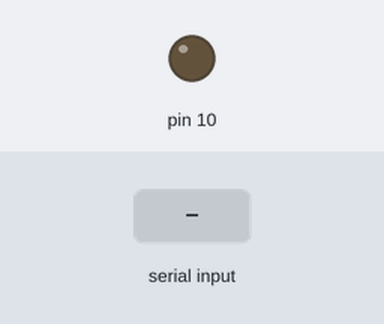
Bench run of a sketch on a simulated Arduino Uno, built with avr-gcc and run on an emulated ATmega328P. Parts: output pins drawn as LEDs (lit = HIGH). Inputs (shaded band) come from the test bench.

Above: at 1.2 s.
1.3 s: "white\n" received over Serial
At 2.2 s:
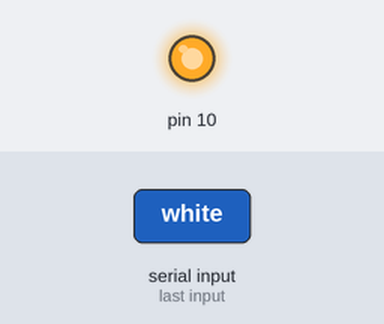
Timing chart, 0 to 4.3 s (numbered marks = the images above; inputs shaded):
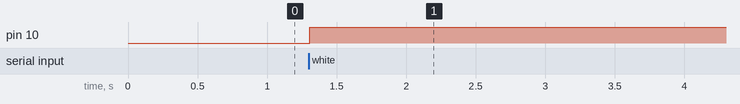

The sketch:

main.ino
```cpp
String command;

void setup() {
	Serial.begin(9600);
	pinMode(10,OUTPUT);
}

void loop() {
	if(Serial.available()){
		command = Serial.readStringUntil('\n');
		command.trim();
		if(command.equals("white")){
			digitalWrite(10,HIGH);
		}
	}
}
```

Measured:
- after the input at 1.3 s, pin 10: LOW → HIGH at once
